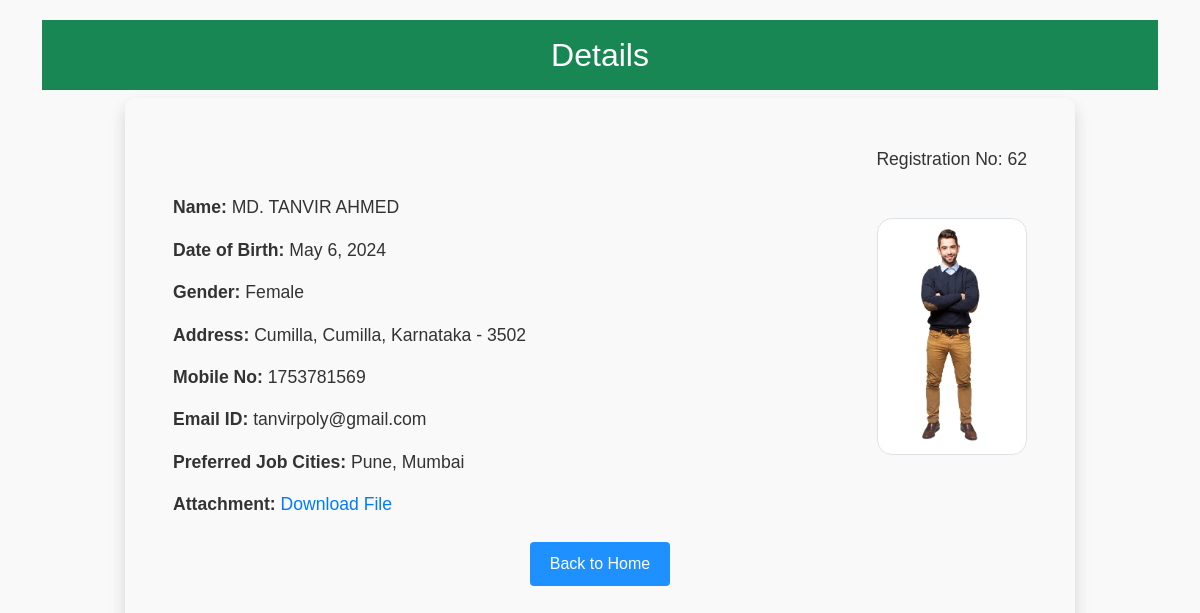
The page /62 on the database its author committed.
### myapp/models.py (models this page shows)
class Resume(models.Model):
 name = models.CharField(max_length=100)
 dob = models.DateField(auto_now=False, auto_now_add=False)
 gender = models.CharField(max_length=100)
 city = models.CharField(max_length=100)
 pin = models.PositiveIntegerField()
 locality = models.CharField(max_length=100)
 state = models.CharField(choices=STATE_CHOICE, max_length=50)
 mobile = models.PositiveIntegerField()
 email = models.EmailField()
 job_city = models.CharField(max_length=50)
 profile_image = models.ImageField(upload_to='profileimg', blank=True)
 my_file = models.FileField(upload_to='doc', blank=True)

### myapp/views.py (the view, shortened to what this page needs)
# urls.py: path('<int:pk>', views.CandidateView.as_view(), name='candidate'),
class CandidateView(View):
 def get(self, request, pk):
  candidate = Resume.objects.get(pk=pk)
  return render(request, 'myapp/candidate.html', {'candidate':candidate})

### myapp/templatetags/myfilter.py (called while the page is built)
@register.filter(name='remove_special')
def remove_chars(value, arg):
 for character in arg:
  value = value.replace(character, "")
 return value

### myapp/templates/myapp/candidate.html (shortened to what this page needs)
<!DOCTYPE html>
{% load static %}
{% load static myfilter %}
<html lang="en">
<head>
  <link href="https://cdn.jsdelivr.net/npm/bootstrap@5.0.0-beta2/dist/css/bootstrap.min.css" rel="stylesheet">
   <link rel="stylesheet" href="{% static 'myapp/css/style.css' %}">
</head>
<body>
  <div class="container">
    <h1 class="btn-success text-center p-3">Details</h1>
    <div class="row">
      <div class="col-sm-10 shadow p-5 offset-sm-1">
        <p class="float-end">Registration No: {{candidate.id}}</p> <br> <br>
        <img src="{{candidate.profile_image.url}}" alt="Profile Image" class="img-fluid img-thumbnail float-end mt-4" width="150" height="150">
        <p><strong>Name:</strong> {{candidate.name}}</p>
        <p><strong>Date of Birth:</strong> {{candidate.dob}}</p>
        <p><strong>Gender:</strong> {{candidate.gender}}</p>
        <p><strong>Address:</strong> {{candidate.locality}}, {{candidate.city}}, {{candidate.state}} - {{candidate.pin}}</p>
        <p><strong>Mobile No:</strong> {{candidate.mobile}}</p>
        <p><strong>Email ID:</strong> {{candidate.email}}</p>
        <p><strong>Preferred Job Cities:</strong> {{candidate.job_city|remove_special:"[]'"}}</p>
        <p><strong>Attachment:</strong> <a href="{{candidate.my_file.url}}">Download File</a></p>
        <div class="text-center mt-4">
          <a href="/" class="btn btn-danger">Back to Home</a>
        </div>
      </div>
    </div>
  </div>
</body>
</html>

### myapp/static/myapp/css/style.css (style rules this page uses)
body { background-color: #f9f9f9; font-family: Arial, sans-serif; }
h1 { margin-top: 20px; font-size: 2rem; color: #dc3545; }
p { font-size: 1.1rem; color: #333; }
a { text-decoration: none; color: #007bff; }
.img-fluid { border-radius: 15px; }
.shadow { border-radius: 10px; }
.btn-danger { font-size: 1rem; padding: 10px 20px; }
.text-center { margin-top: 20px; }
.btn { background-color: DodgerBlue; border: none; color: white; font-size: 16px; cursor: pointer; }

### rows shown on the page
Resume: id "62", profile_image (picture), name "MD. TANVIR AHMED", dob "May 6, 2024", gender "Female", locality "Cumilla", city "Cumilla", state "Karnataka", pin "3502", mobile "1753781569", email "tanvirpoly@gmail.com", job_city|remove_special "Pune, Mumbai"
